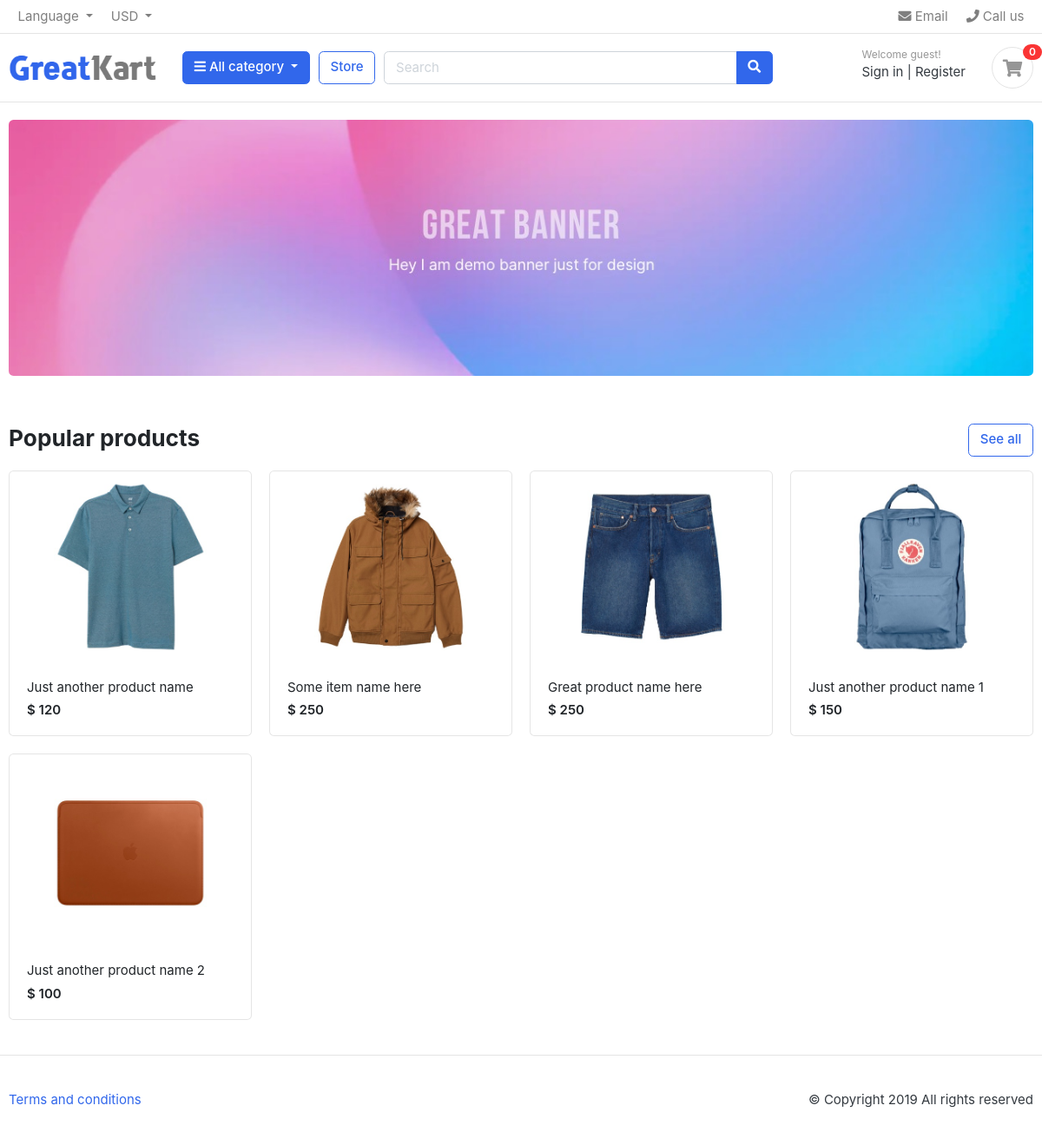
The app's page /, older data.
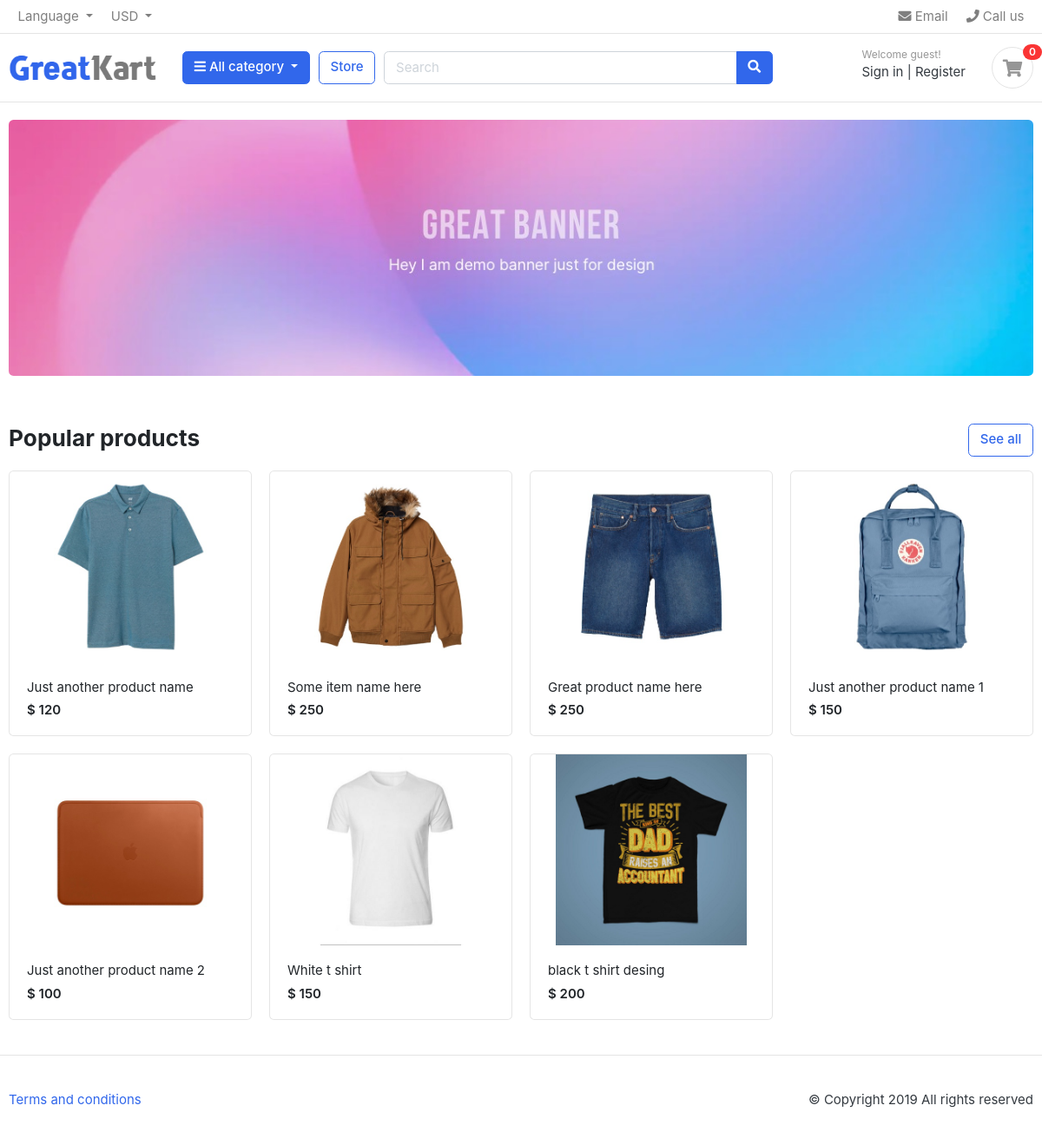
The same page, newer data.
### apps/store/models.py (models this page shows)
class Product(models.Model):
    product_name = models.CharField(max_length=200, unique=True)
    slug = models.SlugField(max_length=200, unique=True)
    description = models.TextField(max_length=100, blank=True)
    price = models.IntegerField()
    images = models.ImageField(upload_to ='uploads/%Y/%m/%d/', blank=True)
    stock = models.IntegerField()
    is_available = models.BooleanField(default=True)
    category = models.ForeignKey(Category, on_delete=models.CASCADE)
    created_date = models.DateTimeField(auto_now_add=True)
    modified_date = models.DateTimeField(auto_now=True)
    def get_url(self):
        return reverse('product_detail', args=[self.category.slug, self.slug])
    def __str__(self):
        return self.product_name

### apps/home/views.py (the view)
# urls.py: path('', views.Home, name='Home')
def Home(request):
    products = Product.objects.all().filter(is_available=True)
    context = {
        'products':products
    }
    print(products)
    return render(request, 'index.html', context)

### apps/carts/views.py (called while the page is built)
def _cart_id(request):
    cart = request.session.session_key
    if not cart:
        cart = request.session.create()
    return cart

### apps/category/menus.py (called while the page is built)
def menu_links(request):
    links = Category.objects.all()
    return dict(links=links)

def cart_count(request):
    cart_count = 0
    if 'admin' in request.path:
        return {}
    else:
        try:
            cart = Cart.objects.filter(cart_id=_cart_id(request))
            cart_items = CartItem.objects.all().filter(cart=cart[:1])
            for cart_item in cart_items:
                cart_count += cart_item.quantity
        except Cart.DoesNotExist:
            cart_count = 0
    return dict(cart_count=cart_count)

### apps/category/models.py (called while the page is built)
    def get_url(self):
        return reverse('products_by_category', args=[self.slug])

### templates/index.html
{% extends 'snippets/base.html' %}
{% load static %}
{% block home %}
	<section class="section-intro padding-y-sm">
		<div class="container">
			<div class="intro-banner-wrap">
				<img src="{% static 'images/banners/1.jpg' %}" class="img-fluid rounded">
			</div>
		</div>
	</section>
	<section class="section-name padding-y-sm">
		<div class="container">
			<header class="section-heading">
				<a href="./store.html" class="btn btn-outline-primary float-right">See all</a>
				<h3 class="section-title">Popular products</h3>
			</header>
			<div class="row">
				{% for i in products %}
				<div class="col-md-3">
					<div class="card card-product-grid">
						<a href="{{i.get_url}}" class="img-wrap">
							{% if i.images %}
								<img src="{{i.images.url}}">
							{% endif %}
						</a>
						<figcaption class="info-wrap">
							<a href="{{i.get_url}}" class="title">{{i}}</a>
							<div class="price mt-1">$ {{i.price}}</div>
						</figcaption>
					</div>
				</div>
				{% endfor %}
			</div>
		</div>
	</section>
{% endblock %}

### templates/snippets/base.html (shortened to what this page needs)
<!DOCTYPE HTML>
<html lang="en">
    <head>
    {% load static %}
    <link href="{% static 'css/bootstrap.css' %}" rel="stylesheet" type="text/css"/>
    <link href="{% static 'fonts/fontawesome/css/all.min.css' %}" type="text/css" rel="stylesheet">
    <link href="{% static 'css/ui.css' %}" rel="stylesheet" type="text/css"/>
    <link href="{% static 'css/responsive.css' %}" rel="stylesheet" media="only screen and (max-width: 1200px)" />
    </head>
    <body>
        <header class="section-header">
            <nav class="navbar p-md-0 navbar-expand-sm navbar-light border-bottom">
                <div class="container">
                <div class="collapse navbar-collapse" id="navbarTop4">
                    <ul class="navbar-nav mr-auto">
                        <li class="nav-item dropdown">
                            <a href="#" class="nav-link dropdown-toggle" data-toggle="dropdown">   Language </a>
                        </li>
                        <li class="nav-item dropdown">
                            <a href="#" class="nav-link dropdown-toggle" data-toggle="dropdown"> USD </a>
                        </li>
                    </ul>
                    <ul class="navbar-nav">
                        <li><a href="#" class="nav-link"> <i class="fa fa-envelope"></i> Email </a></li>
                        <li><a href="#" class="nav-link"> <i class="fa fa-phone"></i> Call us </a></li>
                    </ul>
                </div>
                </div>
            </nav>
            <section class="header-main border-bottom">
                <div class="container">
                    <div class="row align-items-center">
                        <div class="col-lg-2 col-md-3 col-6">
                            <a href="{% url 'Home' %}" class="brand-wrap">
                                <img class="logo" src="{% static './images/logo.png' %}">
                            </a>
                        </div>
                        <div class="col-lg col-sm col-md col-6 flex-grow-0">
                            <div class="category-wrap dropdown d-inline-block float-right">
                                <button type="button" class="btn btn-primary dropdown-toggle" data-toggle="dropdown">
                                    <i class="fa fa-bars"></i> All category
                                </button>
                            </div>
                        </div>
                        <a href="{% url 'store' %}" class="btn btn-outline-primary">Store</a>
                        <div class="col-lg  col-md-6 col-sm-12 col">
                            <form method="get" action="{% url 'search' %}" class="search">
                                <div class="input-group w-100">
                                    <input type="text" class="form-control" style="width:60%;" placeholder="Search" name="keyword">
                                    <div class="input-group-append">
                                    <button class="btn btn-primary" type="submit">
                                        <i class="fa fa-search"></i>
                                    </button>
                                    </div>
                                </div>
                            </form>
                        </div>
                        <div class="col-lg-3 col-sm-6 col-8 order-2 order-lg-3">
                                    <div class="d-flex justify-content-end mb-3 mb-lg-0">
                                        <div class="widget-header">
                                            <small class="title text-muted">Welcome guest!</small>
                                            <div>
                                                <a href="./signin.html">Sign in</a> <span class="dark-transp"> | </span>
                                                <a href="./register.html"> Register</a>
                                            </div>
                                        </div>
                                        <a href="{% url 'cart' %}" class="widget-header pl-3 ml-3">
                                            <div class="icon icon-sm rounded-circle border"><i class="fa fa-shopping-cart"></i></div>
                                            <span class="badge badge-pill badge-danger notify">{{cart_count}}</span>
                                        </a>
                                    </div>
                                </div>
                    </div>
                </div>
            </section>
        </header>
        {% block home %}
        {% endblock %}
        <footer class="section-footer border-top padding-y">
            <div class="container">
                <p class="float-md-right">
                    &copy Copyright 2019 All rights reserved
                </p>
                <p>
                    <a href="#">Terms and conditions</a>
                </p>
            </div>
        </footer>
    </body>
</html>

### static/css/ui.css (style rules this page uses)
html { font-family: "Inter", sans-serif; font-size: 15px; }
.img-wrap { text-align: center; display: block; }
.img-wrap img { max-width: 100%; }
.icon-xs, .icon-sm, .icon-md, .icon-lg { display: inline-block; text-align: center; flex-shrink: 0; flex-grow: 0; }
.icon-sm { width: 48px; height: 48px; line-height: 48px !important; font-size: 20px; }
.padding-y { padding-top: 40px; padding-bottom: 40px; }
.padding-y-sm { padding-top: 20px; padding-bottom: 20px; }
.section-heading { margin-bottom: 20px; margin-top: 15px; }
.section-title { color: #212529; }
p:last-child { margin-bottom: 0; }
.header-main { position: relative; padding-top: 1rem; padding-bottom: 1rem; }
.brand-wrap .logo, .navbar-brand .logo { margin-right: 7px; max-height: 42px; display: inline-block; }
.widget-header { display: inline-block; vertical-align: middle; position: relative; }
.widget-header a { color: #343a40; }
.widget-header i { color: #969696; }
.widget-header .title { display: block; }
.widget-header .notify { position: absolute; top: -3px; right: -10px; }
[class*=card-product] a.title { color: #212529; display: block; }
[class*=card-product] .img-wrap { overflow: hidden; position: relative; }
[class*=card-product] .img-wrap img { height: 100%; max-width: 100%; width: auto; display: inline-block; -o-object-fit: cover; object-fit: cover; }
.card-product-grid { margin-bottom: 20px; }
.card-product-grid .img-wrap { border-radius: 0.2rem 0.2rem 0 0; height: 220px; }
.card-product-grid .info-wrap { overflow: hidden; padding: 18px 20px; }
.card .img-wrap { overflow: hidden; }
.notify { position: absolute; top: -4px; right: -10px; display: inline-block; padding: 0.25em 0.6em; font-size: 12px; line-height: 1; text-align: center; border-radius: 3rem; color: #fff; background-color: #fa3434; }
.price { font-weight: 600; color: #212529; }

Row changes from the older to the newer data that the page shows:
added Product: images (picture), product_name "White t shirt", price "150"
added Product: images (picture), product_name "black t shirt desing", price "200"
